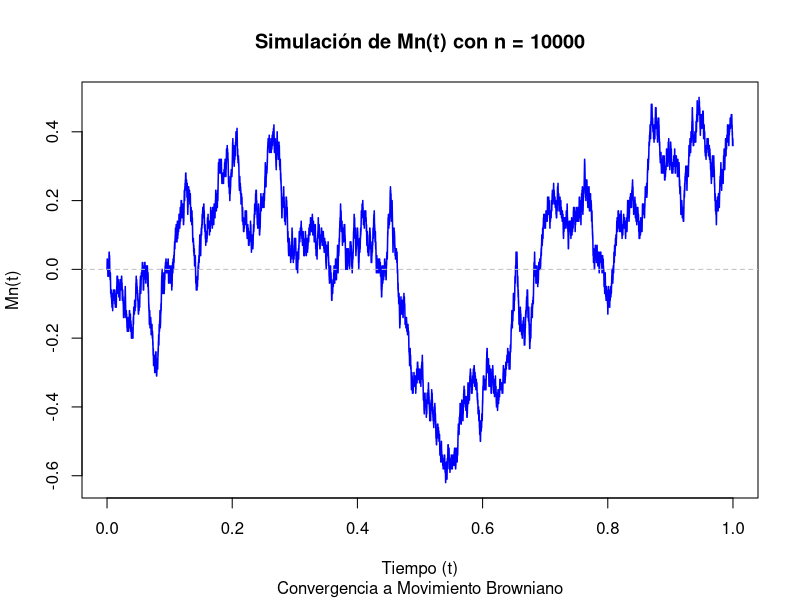
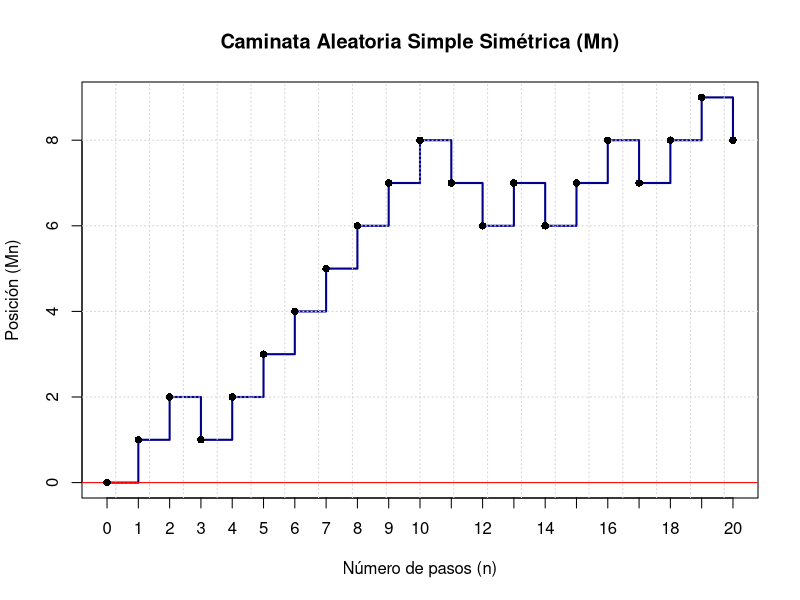

Write the R code that produced these figures, in order.
## ---- chunk 1
# Función para simular Mn(t)
# n: factor de escalamiento (pasos por unidad de tiempo)
# T_max: tiempo máximo hasta donde simular
simular_caminata <- function(n, T_max = 1) {
  
  # 1. Definir el número total de pasos (floor(n * t))
  # Como queremos simular hasta T_max, necesitamos n * T_max pasos
  num_pasos <- floor(n * T_max)
  
  # 2. Generar las variables aleatorias Xi
  # Asumimos Xi toma valores -1 o 1 con probabilidad 0.5 (Caminata Simétrica)
  X <- sample(c(-1, 1), num_pasos, replace = TRUE)
  
  # 3. Calcular la suma acumulada (Sumatoria de Xi)
  # Agregamos un 0 al inicio para representar t=0
  S <- c(0, cumsum(X))
  
  # 4. Generar el vector de tiempo
  # Los saltos ocurren cada 1/n
  t <- (0:num_pasos) / n
  
  # 5. Calcular Mn(t) aplicando el factor de escala 1/sqrt(n)
  Mn <- (1 / sqrt(n)) * S
  
  # Devolvemos un data frame para facilitar el manejo
  return(data.frame(tiempo = t, valor = Mn))
}

# --- EJECUCIÓN Y GRÁFICA ---

# Parámetros
T_fin <- 1    # Simular hasta t=1
n_sim <- 10000 # Un n grande para que se parezca al Movimiento Browniano

# Generar datos
datos <- simular_caminata(n = n_sim, T_max = T_fin)

# Graficar
plot(datos$tiempo, datos$valor, type = "l", col = "blue", lwd = 1.5,
     main = paste("Simulación de Mn(t) con n =", n_sim),
     xlab = "Tiempo (t)", ylab = "Mn(t)",
     sub = "Convergencia a Movimiento Browniano")

# Agregar una línea en el 0 para referencia
abline(h = 0, col = "gray", lty = 2)
## ---- chunk 2
simular_caminata_simple <- function(n_pasos = 50) {
  # 1. Definir los saltos (Xi)
  # Probabilidad 0.5 para -1 y 0.5 para 1
  X <- sample(c(-1, 1), n_pasos, replace = TRUE)
  
  # 2. Calcular la trayectoria (Mn)
  # Iniciamos en M0 = 0 (usamos c(0, ...) para agregar el punto de partida)
  M <- c(0, cumsum(X))
  
  # 3. Vector de tiempo (0, 1, 2, ..., n)
  t <- 0:n_pasos
  
  # Devolver datos para graficar
  return(data.frame(tiempo = t, valor = M))
}

# --- EJECUCIÓN ---

# Parámetros
N <- 20 # Número de pasos (puedes cambiarlo a 100, 1000, etc.)

# Generar una caminata
caminata <- simular_caminata_simple(N)

# --- GRAFICAR ---
# Usamos type = "s" (steps/escalones) para visualizar mejor la naturaleza discreta
plot(caminata$tiempo, caminata$valor, type = "s", 
     col = "darkblue", lwd = 2,
     main = "Caminata Aleatoria Simple Simétrica (Mn)",
     xlab = "Número de pasos (n)", ylab = "Posición (Mn)",
     xaxt = "n") # Quitamos eje X automático para poner enteros

# Ajustes visuales para que se vea como tu cuaderno
axis(1, at = 0:N) # Eje X con todos los pasos
grid(nx = N, ny = NULL) # Cuadrícula vertical
abline(h = 0, col = "red", lwd = 1) # Línea base en 0

# Marcar los puntos (nodos del árbol)
points(caminata$tiempo, caminata$valor, pch = 16, col = "black")
